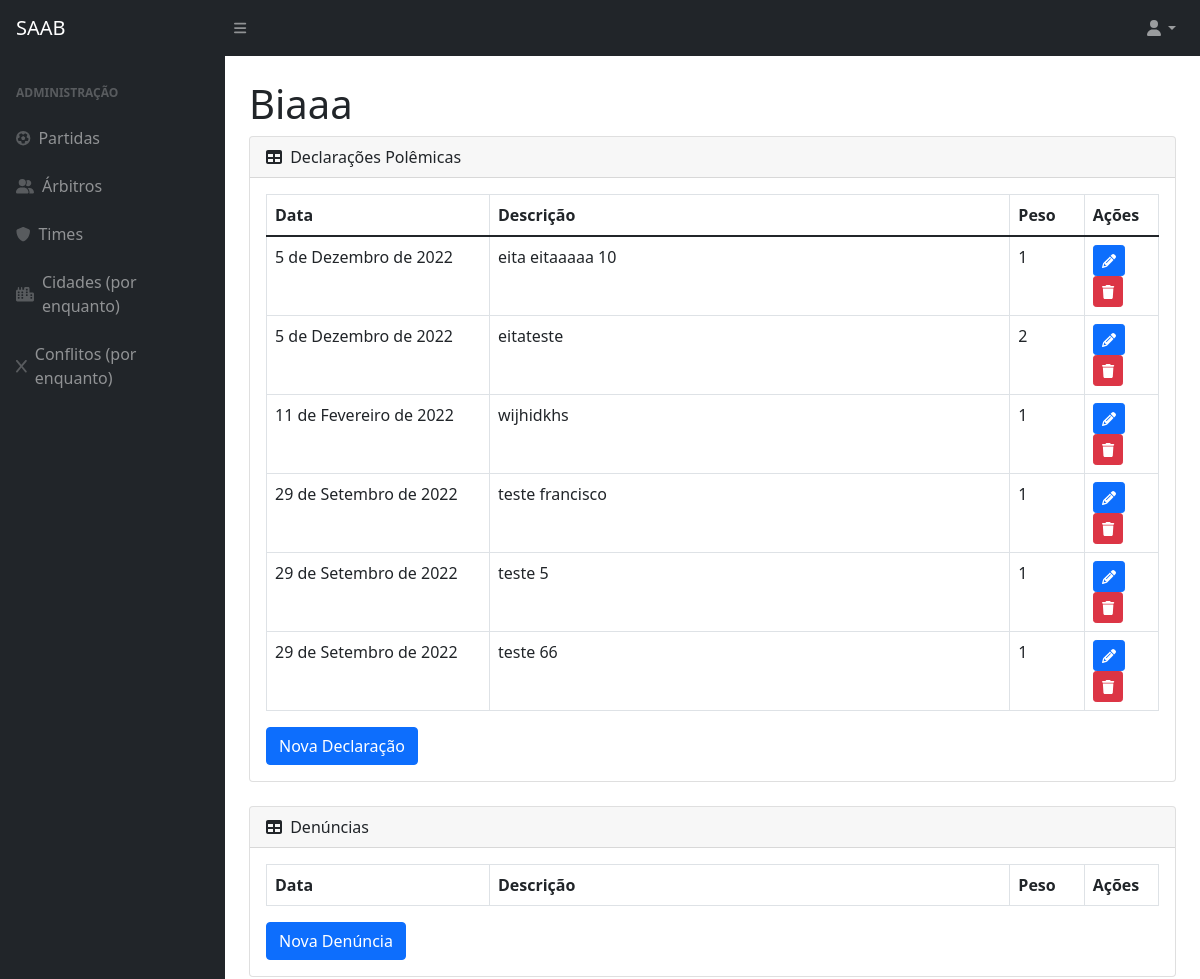
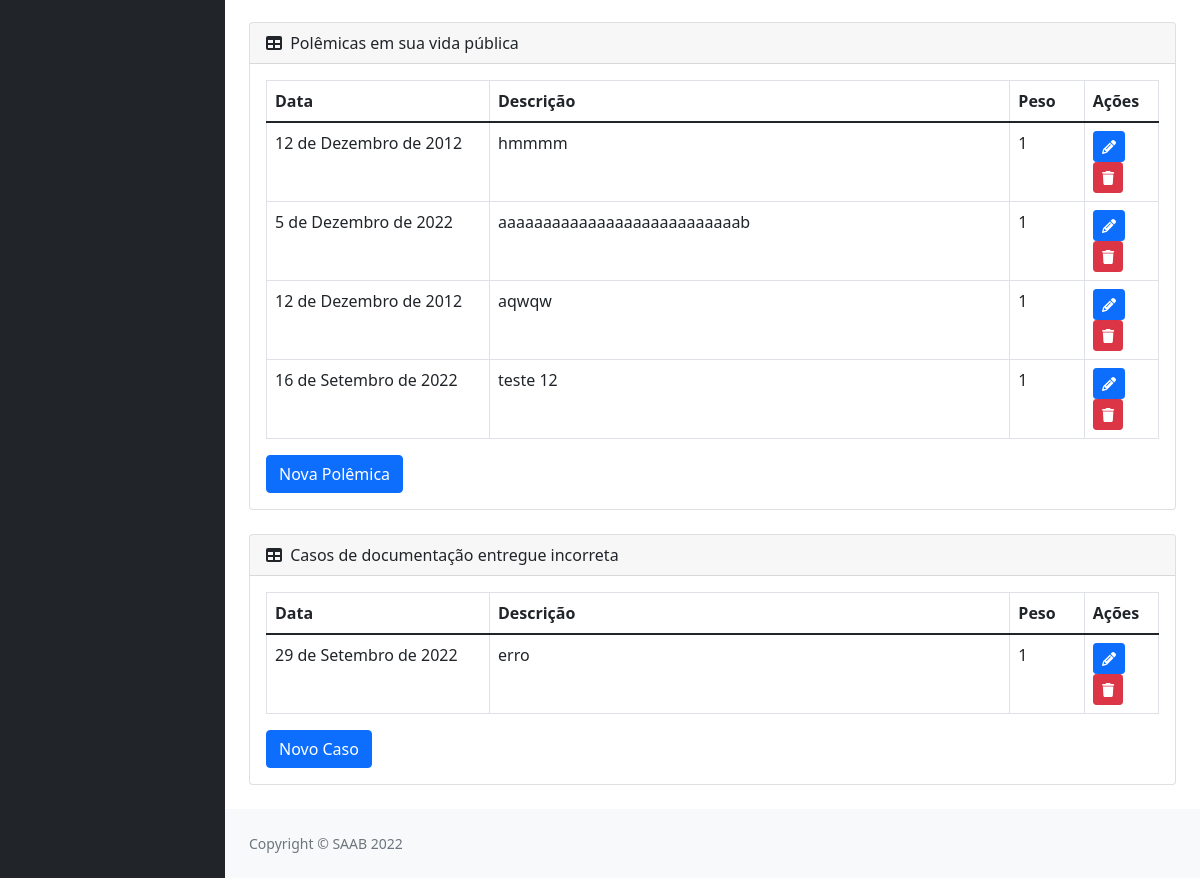
The app's page /InfoAdicionais/3 with its own data (2 pictures, top to bottom).
### privado/models.py (models this page shows)
class Arbitro(models.Model):
    codigo = models.AutoField(primary_key=True)
    datanasc = models.DateField()
    cidade = models.ForeignKey(Cidade, on_delete=models.CASCADE)
    nome = models.CharField(max_length=100)
    formafisica = models.BooleanField()
    def __str__(self):
        return (self.nome)

class DeclaracaoArbitro(models.Model):
    codigo = models.AutoField(primary_key=True)
    arbitro = models.ForeignKey(Arbitro, on_delete=models.CASCADE)
    descricao = models.TextField(max_length=260)
    data = models.DateField()
    peso = models.IntegerField()

class VidapubliArbitro(models.Model):
    codigo = models.AutoField(primary_key=True)
    arbitro = models.ForeignKey(Arbitro, on_delete=models.CASCADE)
    descricao = models.TextField(max_length=260)
    data = models.DateField()
    peso = models.IntegerField()

class DocumentoArbitro(models.Model):
    codigo = models.AutoField(primary_key=True)
    arbitro = models.ForeignKey(Arbitro, on_delete=models.CASCADE)
    descricao = models.TextField(max_length=260)
    data = models.DateField()
    peso = models.IntegerField()

### privado/views.py (the view)
# urls.py: path('InfoAdicionais/<int:id>', InfoAdicionais, name="url_InfoAdicionais"),
def InfoAdicionais (request, id):
    arbi = Arbitro.objects.get(pk=id)
    Decla = DeclaracaoArbitro.objects.filter(arbitro=id)
    Denun = DenunciaArbitro.objects.filter(arbitro=id)
    VidaPub = VidapubliArbitro.objects.filter(arbitro=id)
    Doc = DocumentoArbitro.objects.filter(arbitro=id)
    context = {
        'arbitro': arbi,
        'Decla': Decla,
        'Denun': Denun,
        'VidaPub': VidaPub,
        'Doc': Doc
    }
    return render(request, "SAAB/InfoAdicionais.html", context)

### privado/templates/SAAB/InfoAdicionais.html (shortened to what this page needs)
{% extends 'SAAB/layout.html' %}
{% block conteudo %}
{% load static %}
<!DOCTYPE html>
<html lang="en">
<head>
</head>
<body>
    <h1 class="mt-4">{{ arbitro }}</h1>
    <div class="card mb-4">
        <div class="card-header">
            <i class="fas fa-table me-1"></i>
           Declarações Polêmicas
        </div>
        <div class="card-body">
            <table class="table table-bordered">
                <thead>
                    <tr>
                        <th class="col-3">Data</th>
                        <th>Descrição</th>
                        <th class="col-1">Peso</th>
                        <th class="col-1">Ações</th>
                    </tr>
                </thead>
                {% for i in Decla %}
                    <tr>
                        <td>{{ i.data }}</td>
                        <td>{{ i.descricao }}</td>
                        <td>{{ i.peso }}</td>
                        <td>
                            <a href="{% url 'url_updateDeclaPolemica' arbitro.codigo i.codigo %}"><button class="btn btn-primary btn-sm"><i class="fas fa-pencil"></i></button></a>
                            <a href="{% url 'url_deleteDeclaPolemica' arbitro.codigo i.codigo %}"><button class="btn btn-danger btn-sm"><i class="fas fa-trash"></i></button></a>
                        </td>
                    </tr>
                {% endfor %}
            </table>
            <a href="{% url 'url_declaPolemicas' arbitro.codigo %}"><button  class="btn btn-primary">Nova Declaração</button></a>
        </div>
    </div>
    <div class="card mb-4">
        <div class="card-header">
            <i class="fas fa-table me-1"></i>
           Denúncias
        </div>
        <div class="card-body">
            <table class="table table-bordered">
                <thead>
                    <tr>
                        <th class="col-3">Data</th>
                        <th>Descrição</th>
                        <th class="col-1">Peso</th>
                        <th class="col-1">Ações</th>
                    </tr>
                </thead>
            </table>
            <a href="{% url 'url_denuncias' arbitro.codigo %}"><button  class="btn btn-primary">Nova Denúncia</button></a>
        </div>
    </div>
    <div class="card mb-4">
        <div class="card-header">
            <i class="fas fa-table me-1"></i>
           Polêmicas em sua vida pública
        </div>
        <div class="card-body">
            <table class="table table-bordered">
                <thead>
                    <tr>
                        <th class="col-3">Data</th>
                        <th>Descrição</th>
                        <th class="col-1">Peso</th>
                        <th class="col-1">Ações</th>
                    </tr>
                </thead>
                {% for i in VidaPub %}
                    <tr>
                        <td>{{ i.data }}</td>
                        <td>{{ i.descricao }}</td>
                        <td>{{ i.peso }}</td>
                        <td>
                            <a href="{% url 'url_updatePolemicaVP' arbitro.codigo i.codigo%}"><button class="btn btn-primary btn-sm"><i class="fas fa-pencil"></i></button></a>
                            <a href="{% url 'url_deletePolemicaVP' arbitro.codigo i.codigo%}"><button class="btn btn-danger btn-sm"><i class="fas fa-trash"></i></button></a>
                        </td>
                    </tr>
                {% endfor %}
            </table>
            <a href="{% url 'url_polemicasvp' arbitro.codigo %}"><button  class="btn btn-primary">Nova Polêmica</button></a>
        </div>
    </div>
    <div class="card mb-4">
        <div class="card-header">
            <i class="fas fa-table me-1"></i>
           Casos de documentação entregue incorreta
        </div>
        <div class="card-body">
            <table class="table table-bordered">
                <thead>
                    <tr>
                        <th class="col-3">Data</th>
                        <th>Descrição</th>
                        <th class="col-1">Peso</th>
                        <th class="col-1">Ações</th>
                    </tr>
                </thead>
                {% for i in Doc %}
                    <tr>
                        <td>{{ i.data }}</td>
                        <td>{{ i.descricao }}</td>
                        <td>{{ i.peso }}</td>
                        <td>
                            <a href="{% url 'url_updatePapelada' arbitro.codigo i.codigo%}"><button class="btn btn-primary btn-sm"><i class="fas fa-pencil"></i></button></a>
                            <a href="{% url 'url_deletePapelada' arbitro.codigo i.codigo%}"><button class="btn btn-danger btn-sm"><i class="fas fa-trash"></i></button></a>
                        </td>
                    </tr>
                {% endfor %}
            </table>
            <a href="{% url 'url_papelada' arbitro.codigo %}"><button  class="btn btn-primary">Novo Caso</button></a>
        </div>
    </div>
</body>
</html>
{% endblock %}

### records on screen
Arbitro: nome "Biaaa"
DeclaracaoArbitro: data "5 de Dezembro de 2022", descricao "eita eitaaaaa 10", peso "1"
DeclaracaoArbitro: data "5 de Dezembro de 2022", descricao "eitateste", peso "2"
DeclaracaoArbitro: data "11 de Fevereiro de 2022", descricao "wijhidkhs", peso "1"
DeclaracaoArbitro: data "29 de Setembro de 2022", descricao "teste francisco", peso "1"
DeclaracaoArbitro: data "29 de Setembro de 2022", descricao "teste 5", peso "1"
DeclaracaoArbitro: data "29 de Setembro de 2022", descricao "teste 66", peso "1"
VidapubliArbitro: data "12 de Dezembro de 2012", descricao "hmmmm", peso "1"
VidapubliArbitro: data "5 de Dezembro de 2022", descricao "aaaaaaaaaaaaaaaaaaaaaaaaaaab", peso "1"
VidapubliArbitro: data "12 de Dezembro de 2012", descricao "aqwqw", peso "1"
VidapubliArbitro: data "16 de Setembro de 2022", descricao "teste 12", peso "1"
DocumentoArbitro: data "29 de Setembro de 2022", descricao "erro", peso "1"
